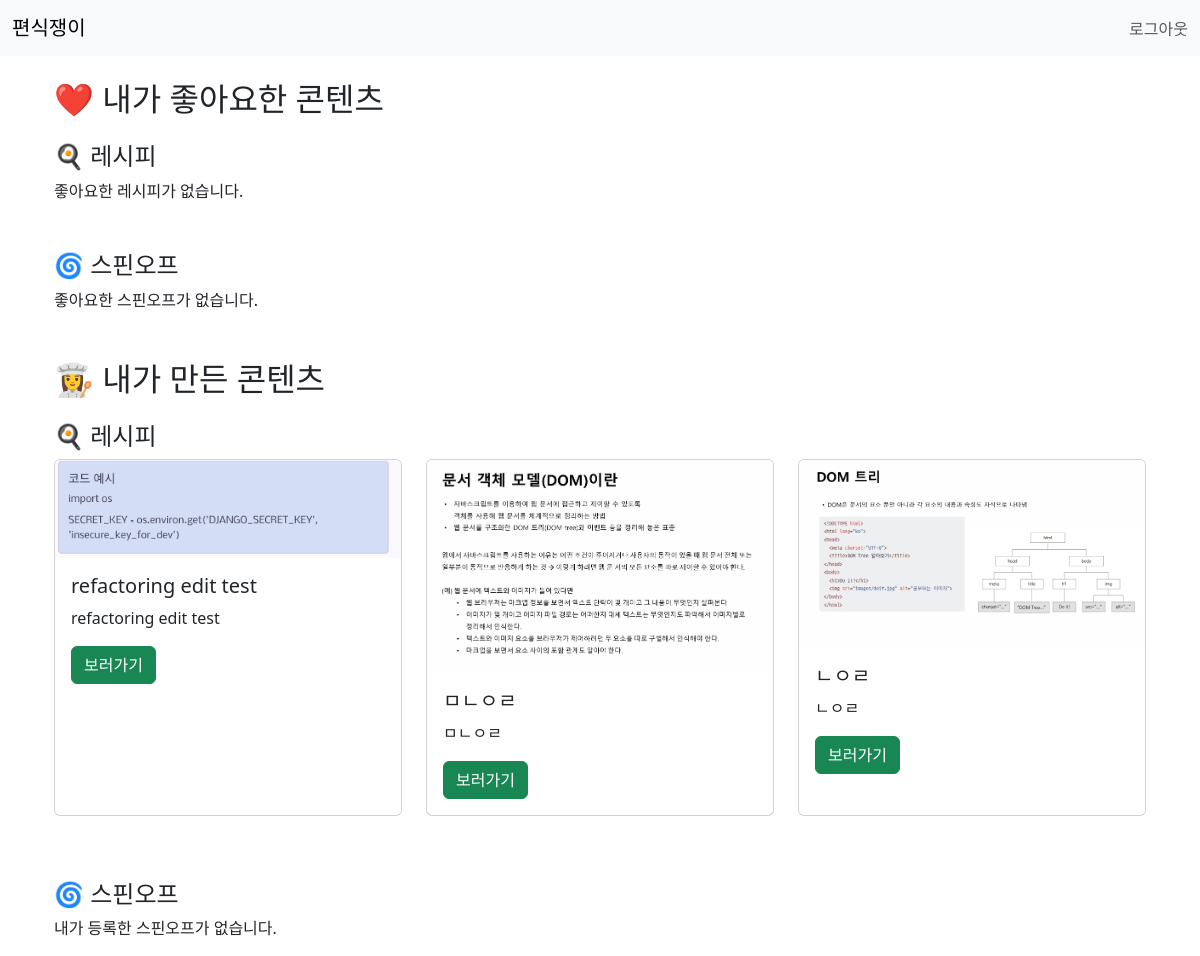
Before: /my-page/ (signed in) with the older database file.
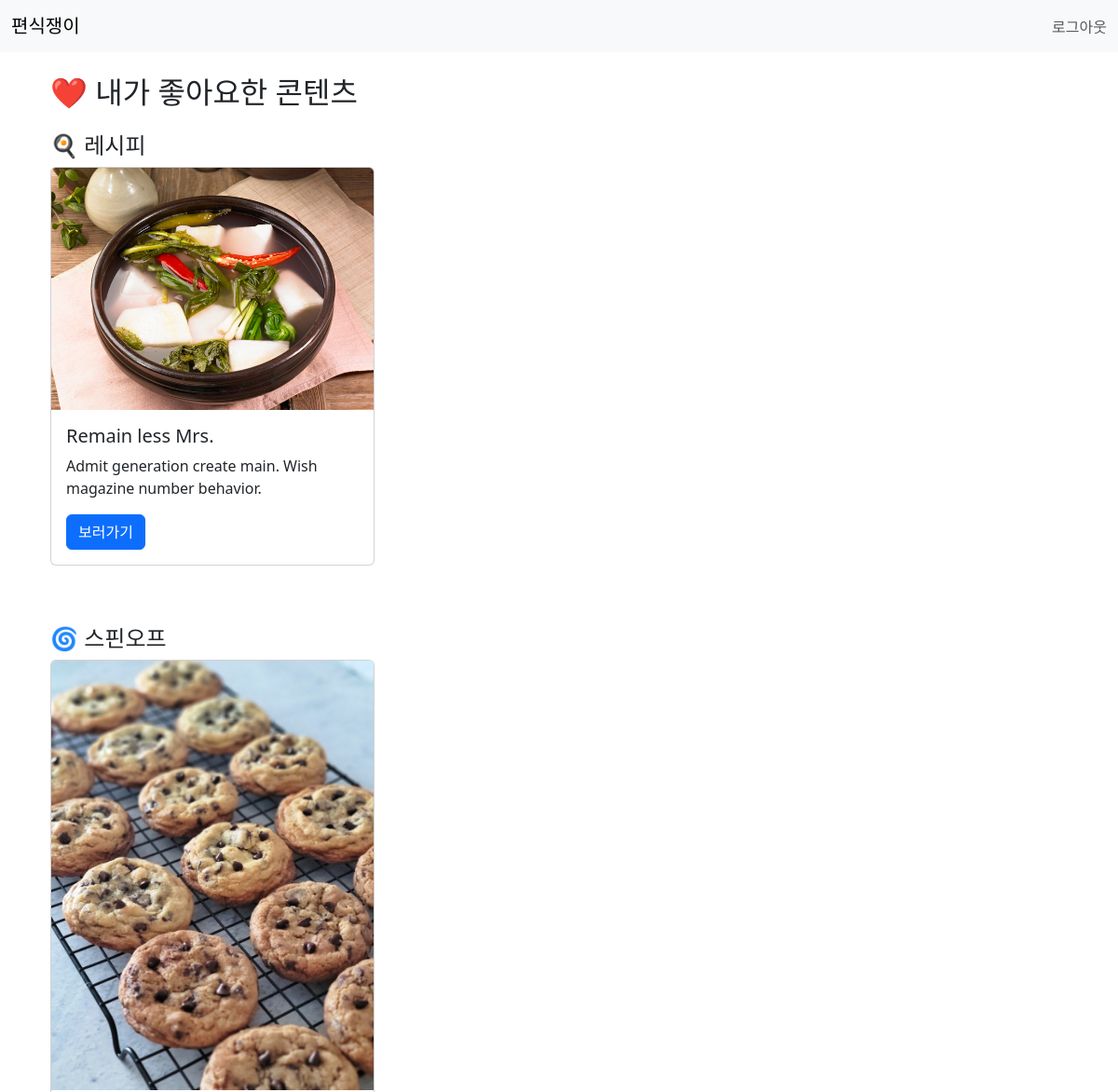
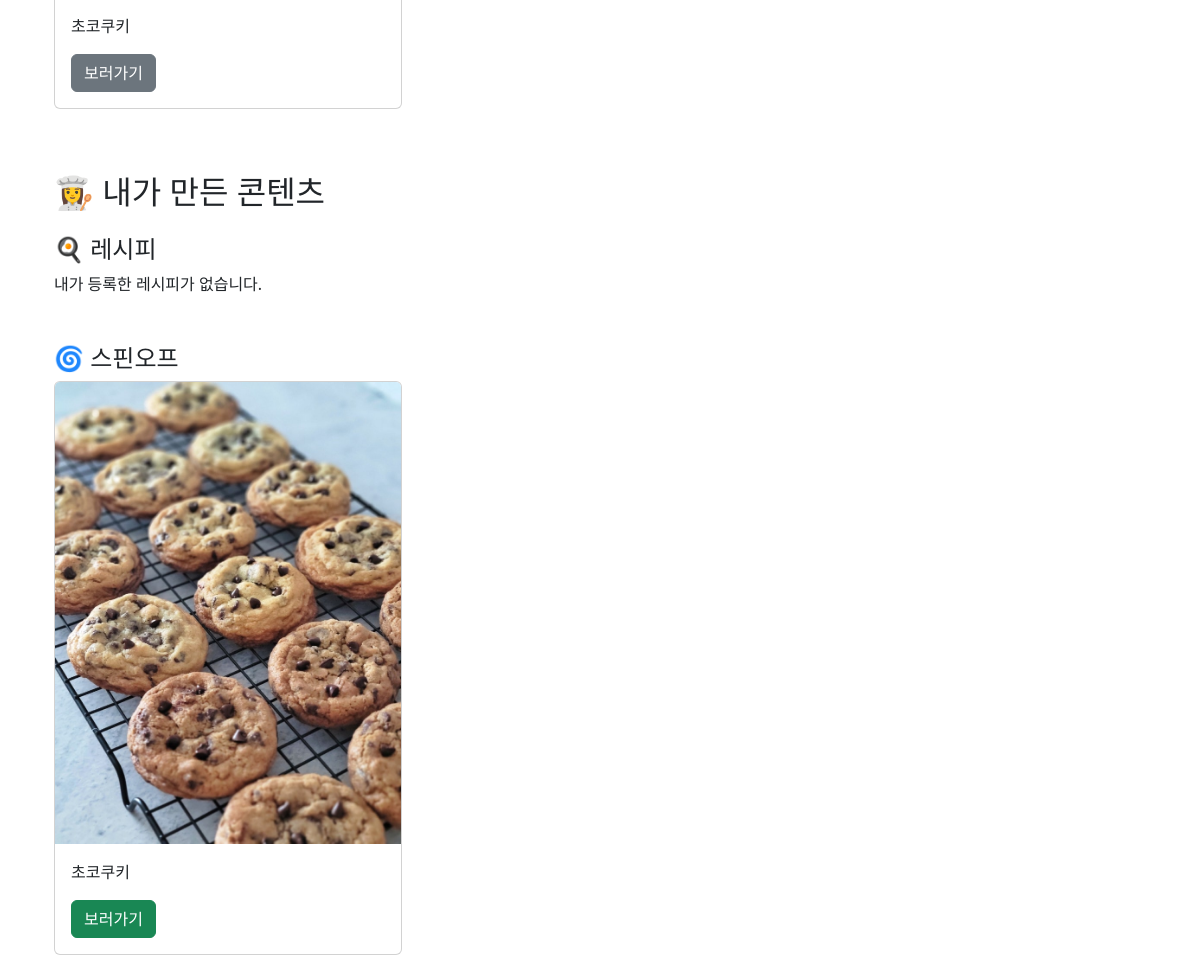
After: the same page with the newer database file (2 pictures, top to bottom).
### recipe_app/models.py (models this page shows, shortened)
class Recipe(models.Model):
    CATEGORY_CHOICES = [
        ('food', '음식'),
        ('drink', '음료'),
        ('dessert', '디저트')
    ]
    user = models.ForeignKey(User, on_delete=models.CASCADE)
    title = models.CharField(max_length=200)
    category = models.CharField(max_length=10, choices=CATEGORY_CHOICES, null=True, blank=True)
    description = models.TextField()
    contents=models.JSONField()
    image = models.ImageField(upload_to=category_image_upload_path, null=True, blank=True)
    created_at = models.DateTimeField(auto_now_add=True)
    @classmethod
    def liked_by_user(cls, user):
        return cls.objects.filter(like__user=user).distinct()

class Spinoff(models.Model):
    user = models.ForeignKey(User, on_delete=models.CASCADE)
    description = models.TextField()
    contents = models.JSONField()
    recipe = models.ForeignKey(Recipe, on_delete=models.CASCADE)
    image = models.ImageField(upload_to=spinoff_image_upload_path, null=True, blank=True)
    created_at = models.DateTimeField(auto_now_add=True)
    @classmethod
    def liked_by_user(cls, user):
        return cls.objects.filter(like__user=user).distinct()

### recipe_app/views.py (the view)
# urls.py: path('my-page/', views.my_page, name='my_page'),
@login_required
def my_page(request):
    liked_recipes = RecipeService.get_liked_recipes(request.user)
    liked_spinoffs = RecipeService.get_liked_spinoffs(request.user)
    my_recipes = RecipeService.my_recipes(request.user)
    my_spinoffs = RecipeService.my_spinoffs(request.user)
    return render(request, 'recipe_app/my_page.html', {
        'liked_recipes': liked_recipes,
        'liked_spinoffs': liked_spinoffs,
        'my_recipes': my_recipes,
        'my_spinoffs': my_spinoffs,
    })

### recipe_app/services/recipe_services.py (called while the page is built)
    @staticmethod
    def get_liked_recipes(user):
        return Recipe.liked_by_user(user)

    @staticmethod
    def get_liked_spinoffs(user):
        return Spinoff.liked_by_user(user)

    @staticmethod
    def my_recipes(user):
        recipes = Recipe.objects.filter(user=user)
        return recipes

    @staticmethod
    def my_spinoffs(user):
        spinoffs = Spinoff.objects.filter(user=user)
        return spinoffs

### templates/recipe_app/my_page.html (shortened to what this page needs)
{% extends "base.html" %}
{% block content %}
<div class="container mt-4">
  <h2 class="mb-4">❤️ 내가 좋아요한 콘텐츠</h2>
  <h4 class="mt-4">🍳 레시피</h4>
  {% if liked_recipes %}
    <div class="row">
      {% for recipe in liked_recipes %}
        <div class="col-md-4 mb-3">
          <div class="card h-100">
            {% if recipe.image %}
              <img src="{{ recipe.image.url }}" class="card-img-top" alt="레시피 이미지">
            {% endif %}
            <div class="card-body">
              <h5 class="card-title">{{ recipe.title }}</h5>
              <p class="card-text">{{ recipe.description|truncatechars:100 }}</p>
              <a href="{% url 'recipe_app:recipe_detail' recipe.id %}" class="btn btn-primary">보러가기</a>
            </div>
          </div>
        </div>
      {% endfor %}
    </div>
  {% else %}
    <p>좋아요한 레시피가 없습니다.</p>
  {% endif %}
  <h4 class="mt-5">🌀 스핀오프</h4>
  {% if liked_spinoffs %}
    <div class="row">
      {% for spinoff in liked_spinoffs %}
        <div class="col-md-4 mb-3">
          <div class="card h-100">
            {% if spinoff.image %}
              <img src="{{ spinoff.image.url }}" class="card-img-top" alt="스핀오프 이미지">
            {% endif %}
            <div class="card-body">
              <p class="card-text">{{ spinoff.description|truncatechars:100 }}</p>
              <a href="{% url 'recipe_app:spinoff_detail' spinoff.id %}" class="btn btn-secondary">보러가기</a>
            </div>
          </div>
        </div>
      {% endfor %}
    </div>
  {% else %}
    <p>좋아요한 스핀오프가 없습니다.</p>
  {% endif %}
</div>
<div class="container mt-5">
  <h2 class="mb-4">👩‍🍳 내가 만든 콘텐츠</h2>
  <h4 class="mt-4">🍳 레시피</h4>
  {% if my_recipes %}
    <div class="row">
      {% for recipe in my_recipes %}
        <div class="col-md-4 mb-3">
          <div class="card h-100">
            {% if recipe.image %}
              <img src="{{ recipe.image.url }}" class="card-img-top" alt="내 레시피 이미지">
            {% endif %}
            <div class="card-body">
              <h5 class="card-title">{{ recipe.title }}</h5>
              <p class="card-text">{{ recipe.description|truncatechars:100 }}</p>
              <a href="{% url 'recipe_app:recipe_detail' recipe.id %}" class="btn btn-success">보러가기</a>
            </div>
          </div>
        </div>
      {% endfor %}
    </div>
  {% else %}
    <p>내가 등록한 레시피가 없습니다.</p>
  {% endif %}
  <h4 class="mt-5">🌀 스핀오프</h4>
  {% if my_spinoffs %}
    <div class="row">
      {% for spinoff in my_spinoffs %}
        <div class="col-md-4 mb-3">
          <div class="card h-100">
            {% if spinoff.image %}
              <img src="{{ spinoff.image.url }}" class="card-img-top" alt="내 스핀오프 이미지">
            {% endif %}
            <div class="card-body">
              <p class="card-text">{{ spinoff.description|truncatechars:100 }}</p>
              <a href="{% url 'recipe_app:spinoff_detail' spinoff.id %}" class="btn btn-success">보러가기</a>
            </div>
          </div>
        </div>
      {% endfor %}
    </div>
  {% else %}
    <p>내가 등록한 스핀오프가 없습니다.</p>
  {% endif %}
</div>
{% endblock %}

Changed rows visible on the page:
removed Recipe: image (picture), title "refactoring edit test", description "refactoring edit test", shown under "🍳 레시피"
removed Recipe: image (picture), title "ㅁㄴㅇㄹ", description "ㅁㄴㅇㄹ", shown under "🍳 레시피"
removed Recipe: image (picture), title "ㄴㅇㄹ", description "ㄴㅇㄹ", shown under "🍳 레시피"
now on this page (row unchanged): Recipe: image (picture), title "Remain less Mrs.", description "Admit generation create main. Wish magazine number behavior.", shown under "🍳 레시피"
added Spinoff: image (picture), description "초코쿠키"
Other visible differences:
text no longer shown: "좋아요한 레시피가 없습니다. 좋아요한 스핀오프가 없습니다. 내가 등록한 스핀오프가 없습니다."
text now shown: "내가 등록한 레시피가 없습니다."
